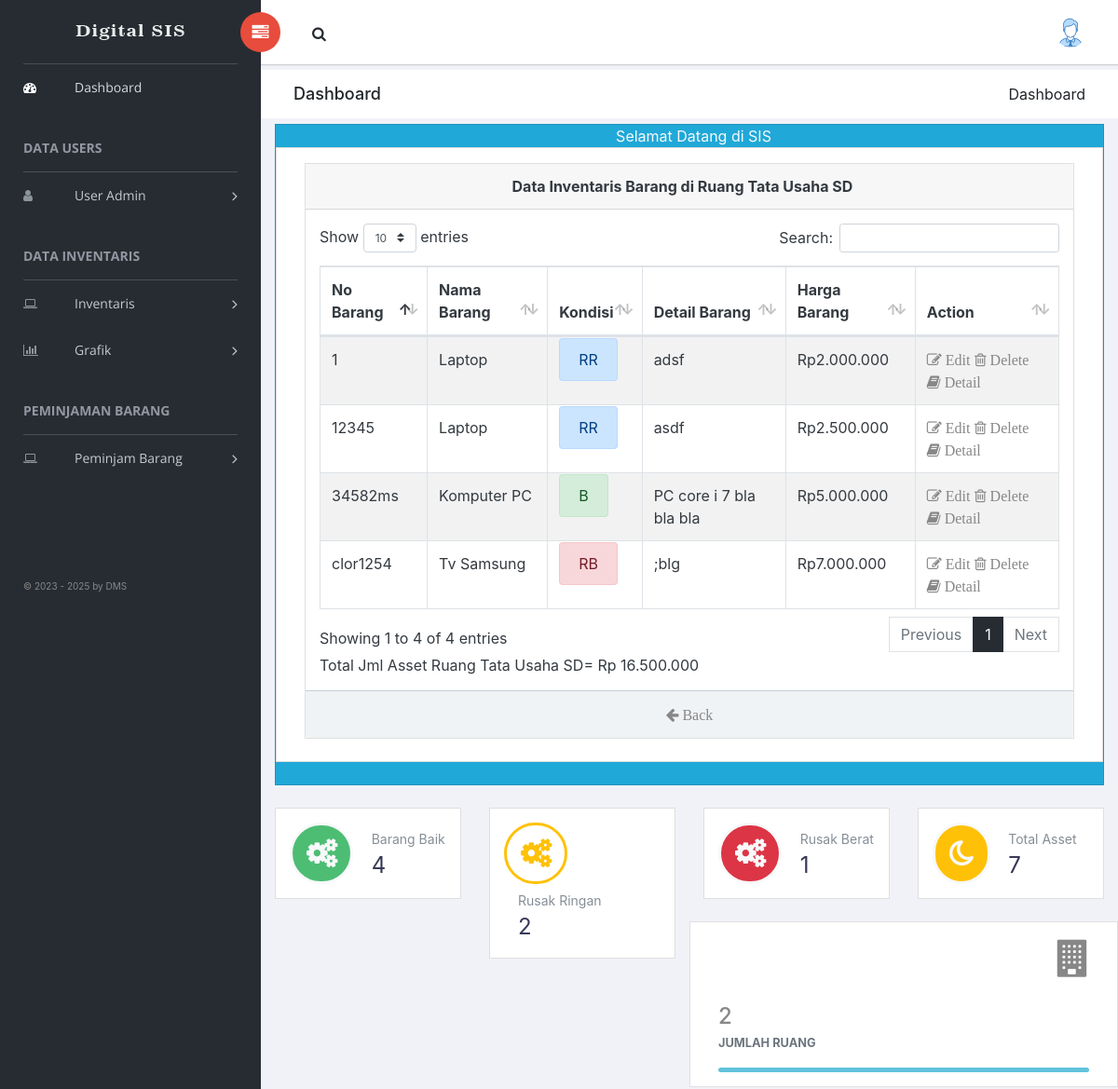
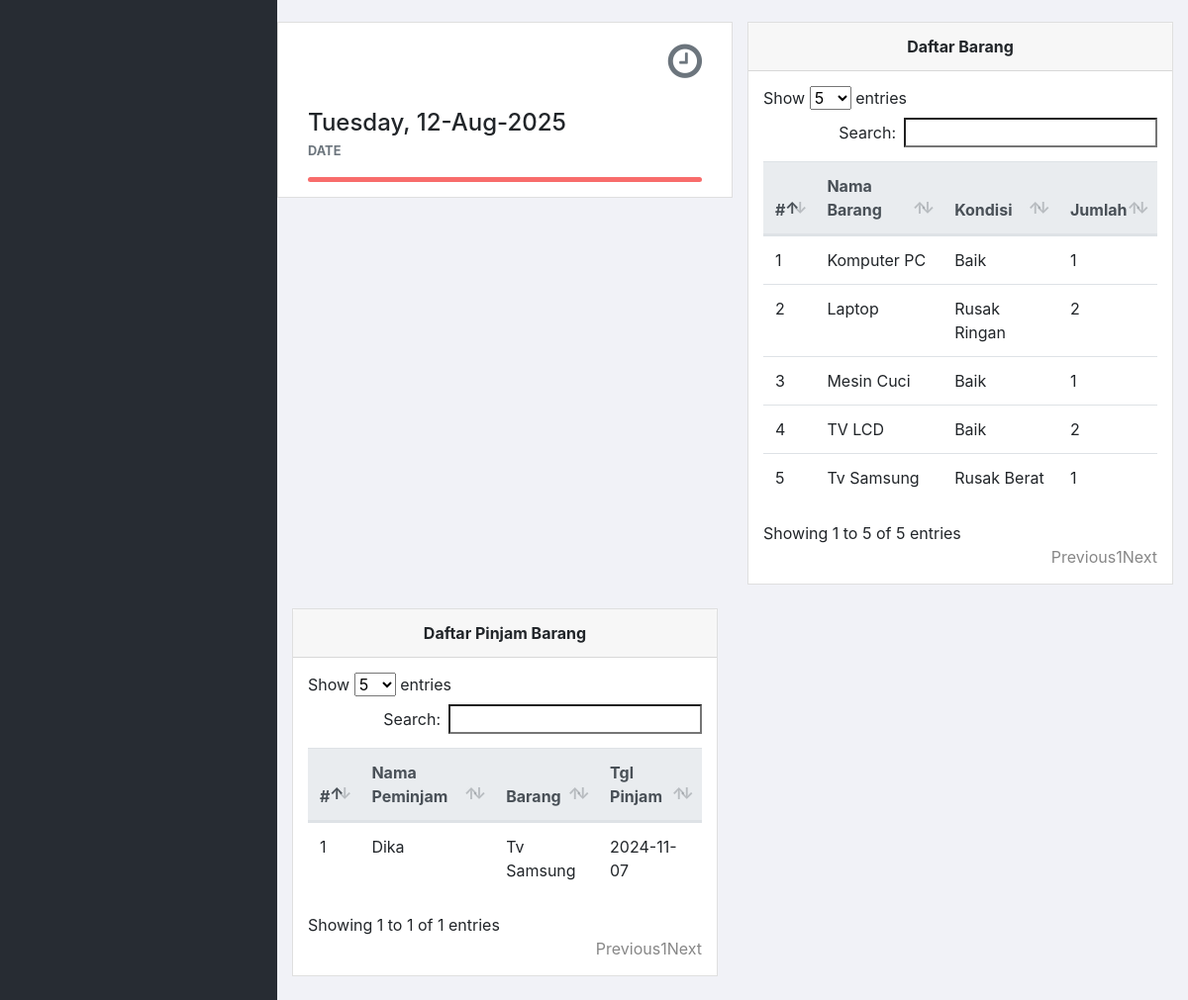
Page /admstr/index.php?page=views&views=ruangViewsDetail&kddetail=KRG-667ccd646b488 (signed in) on the committed database (2 pictures, top to bottom).
### tables this page shows
CREATE TABLE IF NOT EXISTS `ruang` (
  `kd_ruang` varchar(20) NOT NULL,
  `nm_ruang` varchar(100) NOT NULL,
  `detail_ruang` varchar(500) NOT NULL,
  PRIMARY KEY (`kd_ruang`)
);

CREATE TABLE IF NOT EXISTS `barang` (
  `kd_barang` varchar(20) NOT NULL,
  `no_barang` varchar(25) NOT NULL,
  `nm_barang` text NOT NULL,
  `kd_ruang` varchar(20) NOT NULL,
  `kondisi_barang` varchar(20) NOT NULL,
  `date_pembelian` date DEFAULT NULL,
  `keterangan_barang` varchar(500) NOT NULL,
  `filegambar` varchar(500) NOT NULL,
  `harga_barang` int NOT NULL,
  `anggaran_awal` varchar(100) NOT NULL,
  `sat` varchar(20) NOT NULL,
  `stat` int NOT NULL DEFAULT '0',
  `merk` varchar(250) DEFAULT NULL,
  `type` varchar(250) DEFAULT NULL,
  PRIMARY KEY (`kd_barang`)
);

CREATE TABLE IF NOT EXISTS `barang_pinjam` (
  `kd_pinjam` varchar(20) NOT NULL,
  `kd_barang` varchar(20) NOT NULL,
  `kd_user` varchar(50) DEFAULT NULL,
  `nm_peminjam` varchar(100) NOT NULL,
  `date_pinjam` date NOT NULL,
  `keterangan_pinjam` varchar(100) NOT NULL,
  PRIMARY KEY (`kd_pinjam`)
);

### admstr/views/ruangDetail.views.php (the view, shortened to what the rows shown need)
<?php
include_once "../librari/inc.koneksi.php";
if (!$_GET['kddetail']=="") {
    $sql  = "SELECT * FROM barang, ruang WHERE barang.kd_ruang=ruang.kd_ruang AND ruang.kd_ruang='".$_GET['kddetail']."'";
    $qry  = mysqli_query($koneksi, $sql) or die ("Gagal sql");
    $data = mysqli_fetch_array($qry);
    $kdruang = $data['kd_ruang'];
    $nmruang  = $data['nm_ruang'];
}
?>
<html>
<head>
</head>
<body>
<div class="content mt-3">
            <div class="animated fadeIn">
                <div class="row">
                    <div class="col-lg-12">
                        <div class="card">
                            <div class="card-header" align="center">
                                <strong class="card-title"> Data Inventaris Barang di  <?php echo $nmruang; ?> &nbsp;&nbsp;&nbsp; </strong>
                            </div>
                            <div class="card-body table-responsive">
                                <table id="bootstrap-data-table-export" class="table table-striped table-bordered">
                                    <thead>
                                        <tr>
                                            <th>No Barang</th>
                                            <th>Nama Barang</th>
                                            <th>Kondisi</th>
                                            <th>Detail Barang</th>
                                            <th>Harga Barang</th>
                                            <th>Action</th>
                                        </tr>
                                    </thead>
                                    <tbody>
                                    <?php include_once "../librari/inc.koneksi.php";
                                    $sql = mysqli_query($koneksi, "SELECT * FROM barang, ruang WHERE barang.kd_ruang=ruang.kd_ruang AND ruang.kd_ruang='".$_GET['kddetail']."'");
?>
                                   <?php
                                   while($data = mysqli_fetch_array($sql)) {
                                        if($data['kondisi_barang']=="B"){
                                             $kon="alert alert-success";
                                        } elseif ($data['kondisi_barang']=="RR"){
                                             $kon="alert alert-primary";
                                        } else $kon="alert alert-danger";
                                    echo "<tr>" ;
                                    echo "<td>" .$data['no_barang']. "</td>" ;
                                    echo "<td>" .$data['nm_barang']. "</td>" ;
                                    echo "<td> <span class='$kon' title='" . ($data['kondisi_barang'] == 'B' ? 'Baik' : ($data['kondisi_barang'] == 'RR' ? 'Rusak Ringan' : 'Rusak Berat')) . "'>" .$data['kondisi_barang']. "</span> </td>" ;
                                    echo "<td>" .$data['keterangan_barang']. "</td>" ;
                                    $harga_barang = $data['harga_barang'];
                                    $harga_rupiah = "Rp" . number_format($harga_barang, 0, ',', '.');
                                    echo "<td>" . $harga_rupiah . "</td>";
                                    echo "<td> " ;
                                    echo " <a class='fa fa-edit'
                                                 title='Edit data Barang' href='?page=forms&forms=barangForms&kdubah=$data[kd_barang]'
                                                    > Edit</a
                                                >
                                                <a class='fa fa-trash-o'
                                                 title='Hapus Data Ruang' href='?page=hapusbarang&kdhapus=$data[kd_barang]'
                                                 onclick='return confirm(\"Beneran Mau di Hapus.?\")'
                                                    ><i class='dw dw-delete-3'></i> Delete</a
                                                >
                                                <a class='fa fa-book'
                                                 title='Detail Data Barang' href='?page=views&views=barangDetailViews&kddetail=$data[kd_barang]'>
                                                 <i class='dw dw-delete-3'></i> Detail</a
                                                >
                                          " ;
                                    echo "</td>" ;
                                echo "</tr>" ;
                            }?>
                            </tbody>
                        </table>
                            <div>
                                    <?php
                                    $query_jumlah_total = mysqli_query($koneksi, "SELECT SUM(harga_barang) as jumlah_total FROM barang WHERE kd_ruang = '$kdruang'");
                                    $jumlah_total = mysqli_fetch_array($query_jumlah_total)['jumlah_total'];
                                    $harga_barang = $jumlah_total;
                                    $harga_rupiah = "Rp " . number_format($harga_barang, 0, ',', '.');
                                    echo "Total Jml Asset $nmruang= $harga_rupiah";
                                    ?>
                                </div>
                            </div>
                            <div class="card-footer" align="center" >
                                <strong class="card-title mb-3"><a  class="btn  fa fa-arrow-left " title="Back" href="javascript:window.history.back();"> Back</a>
                                </strong>
                            </div>
                        </div>
                    </div>
                </div>
            </div>
</div>
</body>
</html>

### admstr/index.php (shortened to what the rows shown need)
<!doctype html>
<html class="no-js" lang="en">
<head>
    <link rel="stylesheet" href="../vendors/bootstrap/dist/css/bootstrap.min.css">
    <link rel="stylesheet" href="../vendors/font-awesome/css/font-awesome.min.css">
    <link rel="stylesheet" href="../vendors/themify-icons/css/themify-icons.css">
    <link rel="stylesheet" href="../vendors/flag-icon-css/css/flag-icon.min.css">
    <link rel="stylesheet" href="../vendors/selectFX/css/cs-skin-elastic.css">
    <link rel="stylesheet" href="../vendors/jqvmap/dist/jqvmap.min.css">
    <link rel="stylesheet" href="../vendors/chosen/chosen.min.css">
    <link rel="stylesheet" href="../assets/css/style.css">
    <link rel="stylesheet" href="../vendors/datatables.net-bs4/css/dataTables.bootstrap4.min.css">
    <link rel="stylesheet" href="../vendors/datatables.net-buttons-bs4/css/buttons.bootstrap4.min.css">
</head>
<body>
    <div id="right-panel" class="right-panel ">
        <div class="breadcrumbs">
            <div class="col-sm-4">
                <div class="page-header float-left">
                    <div class="page-title">
                        <h1>Dashboard</h1>
                    </div>
                </div>
            </div>
        </div>
            <div class="col-lg-12 col-md-6 searchable-item">
                <div class="card bg-flat-color-1 text-light">
                    <div class="col-lg-12 card"> <span class="text-dark" > <?php include  "opendir.php"; ?> </span>
                    </div>
                </div>
            </div>
            <div class="col-lg-6 float-left">
                        <div class="card">
                            <div class="card-body">
                            <table class="table" id="myTable1" class="responsive">
                                    <thead class="thead-light">
                                        <tr>
                                            <th scope="col">#</th>
                                            <th scope="col">Nama Barang</th>
                                            <th scope="col">Kondisi</th>
                                            <th scope="col">Jumlah</th>
                                        </tr>
                                    </thead>
                                </table>
                            </div>
                        </div>
                    </div>
                    <div class="col-lg-6 float-left">
                        <div class="card">
                            <div class="card-body">
                            <table class="table" id="myTable2" class="responsive">
                                    <thead class="thead-light">
                                        <tr>
                                            <th scope="col">#</th>
                                            <th scope="col">Nama Peminjam</th>
                                            <th scope="col">Barang</th>
                                            <th scope="col">Tgl Pinjam</th>
                                        </tr>
                                    </thead>
                                    <?php include_once "../librari/inc.koneksi.php";
                                    $sqlpeminjambarang = mysqli_query($koneksi, "SELECT barang.*, barang_pinjam.*
                                        FROM barang_pinjam
                                        LEFT JOIN barang ON barang_pinjam.kd_barang = barang.kd_barang
                                        LEFT JOIN barang_kembali ON barang_pinjam.kd_pinjam = barang_kembali.kd_pinjam
                                        WHERE barang_kembali.kd_pinjam IS NULL");
                                    ?>
                                    <tbody>
                                    <?php $no=0;
                                    while($datapeminjambarang = mysqli_fetch_array($sqlpeminjambarang)) {
                                        $no++;
                                echo "<tr>" ;
                                    echo "<td>" .$no. "</td>" ;
                                    echo "<td>" .$datapeminjambarang['nm_peminjam']. "</td>" ;
                                    echo "<td>" .$datapeminjambarang['nm_barang']. "</td>" ;
                                    echo "<td>" .$datapeminjambarang['date_pinjam']. "</td>" ;
                                echo "</tr>" ;
                            }?>
                                    </tbody>
                                </table>
                            </div>
                        </div>
                    </div>
    </div>
</body>
</html>

### rows in the picture
ruang: nm_ruang "Ruang Tata Usaha SD"
barang: no_barang "12345", nm_barang "Laptop", kondisi_barang "RR", keterangan_barang "asdf", harga_barang "Rp2.500.000"
barang: no_barang "34582ms", nm_barang "Komputer PC", kondisi_barang "B", keterangan_barang "PC core i 7 bla bla bla", harga_barang "Rp5.000.000"
barang: no_barang "clor1254", nm_barang "Tv Samsung", kondisi_barang "RB", keterangan_barang ";blg", harga_barang "Rp7.000.000"
barang: no_barang "1", nm_barang "Laptop", kondisi_barang "RR", keterangan_barang "adsf", harga_barang "Rp2.000.000"
barang_pinjam: nm_peminjam "Dika", kd_barang.nm_barang "Tv Samsung", date_pinjam "2024-11-07"

### other values in the picture
$harga_rupiah "Rp 16.500.000"
$jumlah "4"
$jumlah "2"
$jumlah "1"
$jumlah "7"
$datainfobarang['nm_barang'] "Komputer PC"
$datainfobarang['jumlah'] "1"
$datainfobarang['nm_barang'] "Laptop"
$datainfobarang['jumlah'] "2"
$datainfobarang['nm_barang'] "Mesin Cuci"
$datainfobarang['nm_barang'] "TV LCD"
$datainfobarang['nm_barang'] "Tv Samsung"
